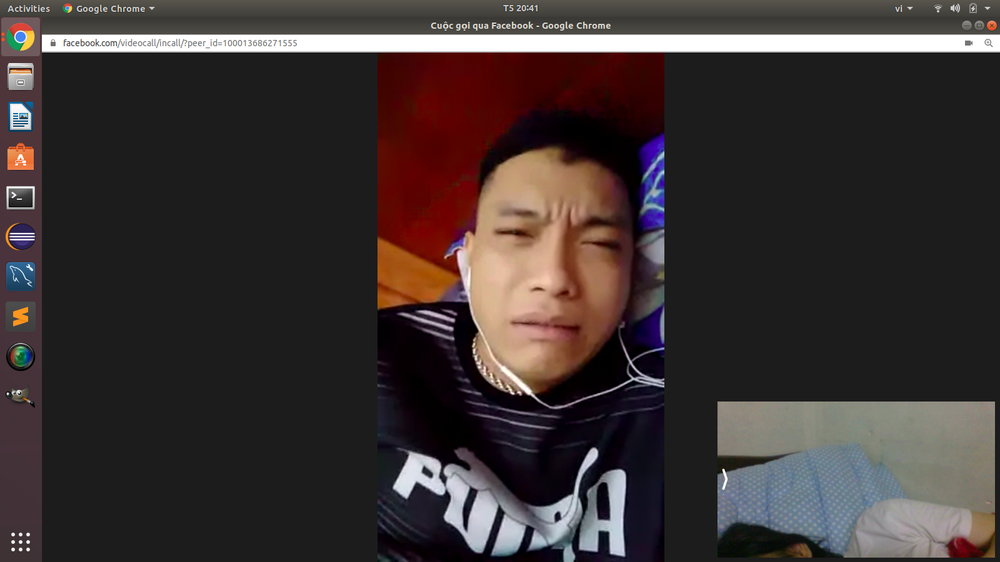
#> input picture test1/dang.png, 1000 x 562 px, shrunk from 1600 x 900 before the run
$ python cat_anh.py
#> lines starting #> are read from the running program, lines starting #| are printed output that depends on the picture
import cv2;
import numpy as np;

img = cv2.imread("dang.png", 1);
#> img is the input picture: shape (562, 1000, 3); mean B, G, R 51.3, 52.1, 60.7

subimg = img[100:500, 100:1000];
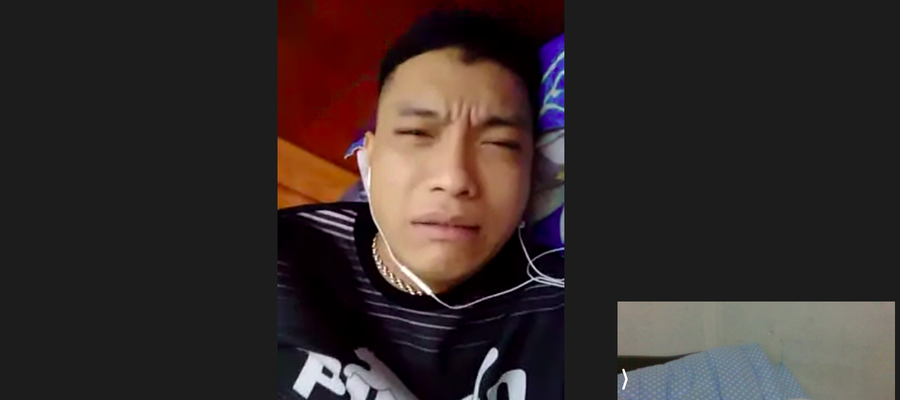
#> subimg: shape (400, 900, 3); mean B, G, R 41.9, 43.3, 53.1
subimg = subimg[:,:,1];
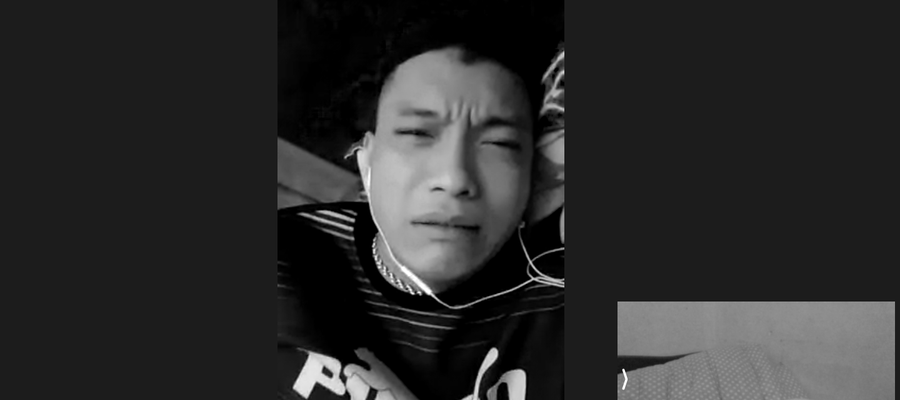
#> subimg: shape (400, 900); min 0, max 255, mean 43.3
cv2.imshow('image', subimg);

cv2.waitKey(0);
